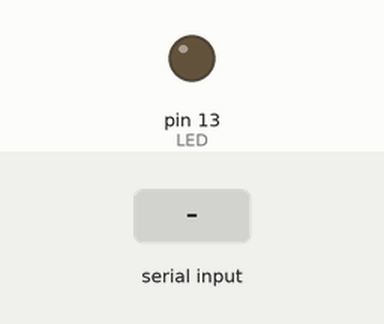
This sketch was run on a simulated Arduino Uno, built with avr-gcc and run on an emulated ATmega328P. Parts: output pins drawn as LEDs (lit = HIGH). The inputs (shaded band) are chosen by the test bench.

Above: at 1.2 s.
1.3 s: "1" received over Serial
At 1.6 s:
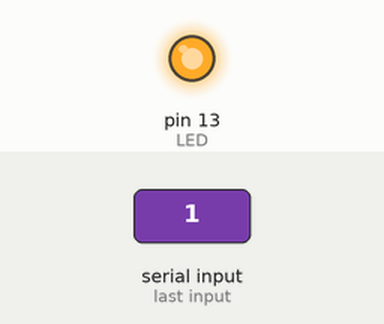
2.8 s: "0" received over Serial
At 3.9 s:
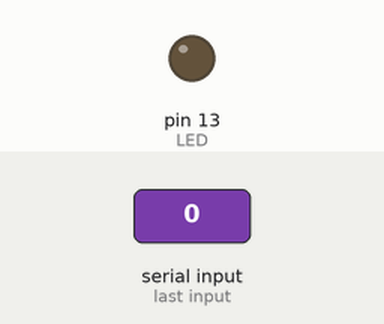
Timing chart, 0 to 5.8 s (numbered marks = the images above; inputs shaded):
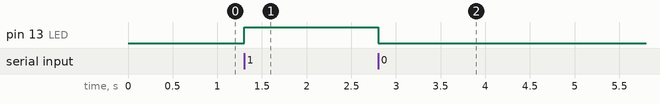

Measured:
- after the input at 1.3 s, pin 13 (LED): LOW → HIGH at once
- after the input at 2.8 s, pin 13 (LED): HIGH → LOW at once

The sketch:

UNO.ino
```cpp
#define LED 13

void setup() {
  pinMode(LED, OUTPUT);
  digitalWrite(LED, LOW);
  Serial.begin(9600);
}

void loop() {
  if (Serial.available()) {
    char c = Serial.read();

    if (c == '1') {
      digitalWrite(LED, HIGH);
    }
    else if (c == '0') {
      digitalWrite(LED, LOW);
    }
  }
}
```
